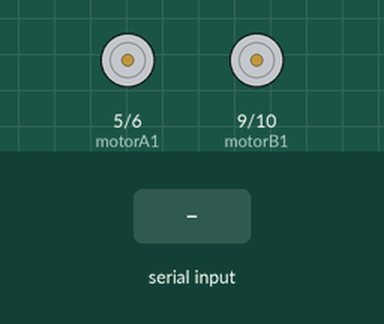
Simulated run of this sketch. Board: Arduino Uno, built with avr-gcc and run on an emulated ATmega328P. On the bench: motor-driver pin pairs drawn as motors (green arrow = first pin HIGH = forward, orange = second pin HIGH = backward, longer = more drive). The inputs (shaded band) are chosen by the test bench.

Above: at 1.2 s.
1.3 s: "R90\n" received over Serial
At 3.8 s:
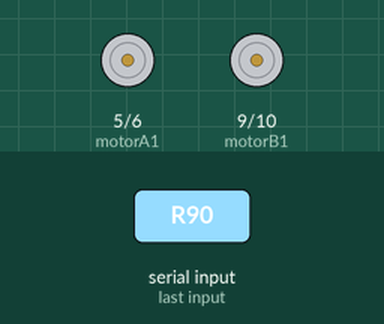
4.3 s: "L90\n" received over Serial
7.3 s: "B90\n" received over Serial
10.3 s: "90,45\n" received over Serial
At 11.2 s:
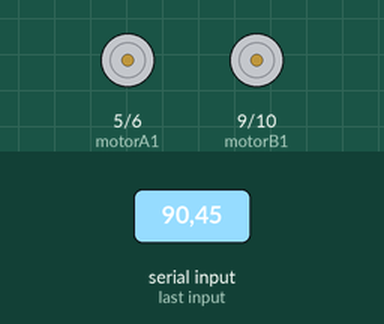
Timing chart, 0 to 12.8 s (numbered marks = the images above; inputs shaded):
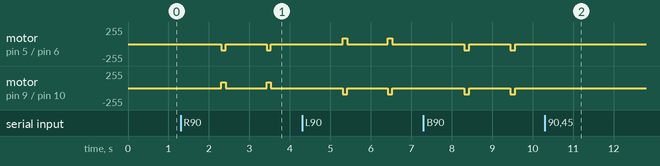

Measured:
- after the input at 1.3 s, motor on pin 5 (motorA1) / pin 6 (motorA2): alternates backward 90/255 for 0.11 s and stopped for 1.0 s, starting after 1.0 s; motor on pin 9 (motorB1) / pin 10 (motorB2): alternates forward 90/255 for 0.11 s and stopped for 1.0 s, starting after 1.0 s
- after the input at 10.3 s, motor on pin 5 (motorA1) / pin 6 (motorA2), motor on pin 9 (motorB1) / pin 10 (motorB2): stops changing and stays stopped

The sketch:

Serial.ino
```cpp
String Speed;
char  LorR;
int  i, s;
int motorA1 = 5;
int motorA2 = 6;
int motorB1 = 9;
int motorB2 = 10;
byte DataToRead[6];
int cnt=0;

void setup() {
  // put your setup code here, to run once:
  Serial.begin(9600);
  pinMode(motorA1, OUTPUT);
  pinMode(motorA2, OUTPUT);
  pinMode(motorB1, OUTPUT);
  pinMode(motorB2, OUTPUT);
}

void serialFlush(){
  while(Serial.available() > 0) {
    char t = Serial.read();
  }
}

void loop() {
  DataToRead[5] = '\n';
  Serial.readBytesUntil(char(13), DataToRead, 5);

/* For Debugging, send string to RPi */
/*for (i = 0; i < 6; i++) {
    Serial.write(DataToRead[i]);
    if (DataToRead[i] == '\n') break;
  }
/* End of Debugging */

;  LorR = DataToRead[0];
  Speed = "";
  for (i = 1; (DataToRead[i] != '\n') && (i < 6); i++) {
    Speed += char(DataToRead[i]);
  }
  s = Speed.toInt();

  if (LorR == 'R') {
    // Turn left wheel with speed s
	analogWrite(motorB1, s);
  analogWrite(motorB2, 0);
  analogWrite(motorA2, s);
  analogWrite(motorA1, 0);
  delay(110);

  }
  else if (LorR == 'L') {
    // Turn right wheel with speed s
  analogWrite(motorA1, s);
	analogWrite(motorB1, 0);
  analogWrite(motorB2, s);
  analogWrite(motorA2, 0);
  delay(110);


  }
  else if (LorR == 'B') {
    //
  analogWrite(motorB1, 0);
  analogWrite(motorB2, s);
  analogWrite(motorA2, s);
  analogWrite(motorA1, 0);
  delay(130);

  }
  else  {
    //
  analogWrite(motorA1, s);
  analogWrite(motorB1, s);
  analogWrite(motorB2, 0);
  analogWrite(motorA2, 0);
  delay(130);

  }

  analogWrite(motorB1, 0);
  analogWrite(motorB2, 0);
  analogWrite(motorA2, 0);
  analogWrite(motorA1, 0);
  if(cnt ==10){
    serialFlush();
    cnt = 1;
    }
  else{cnt++;}
  delay(10);
}
```
